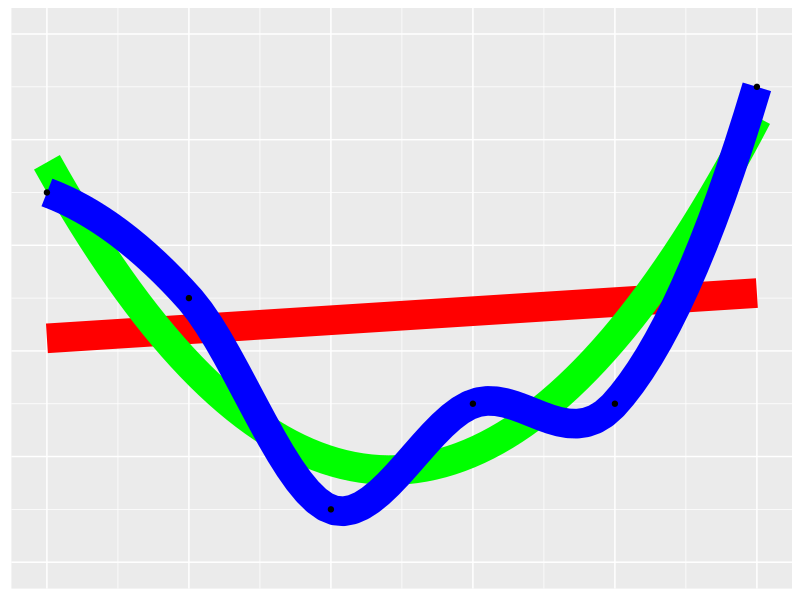
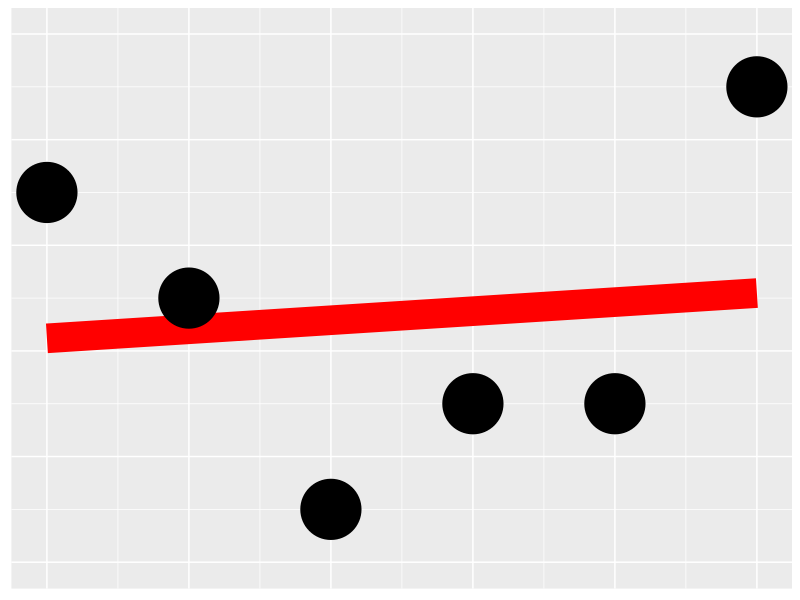
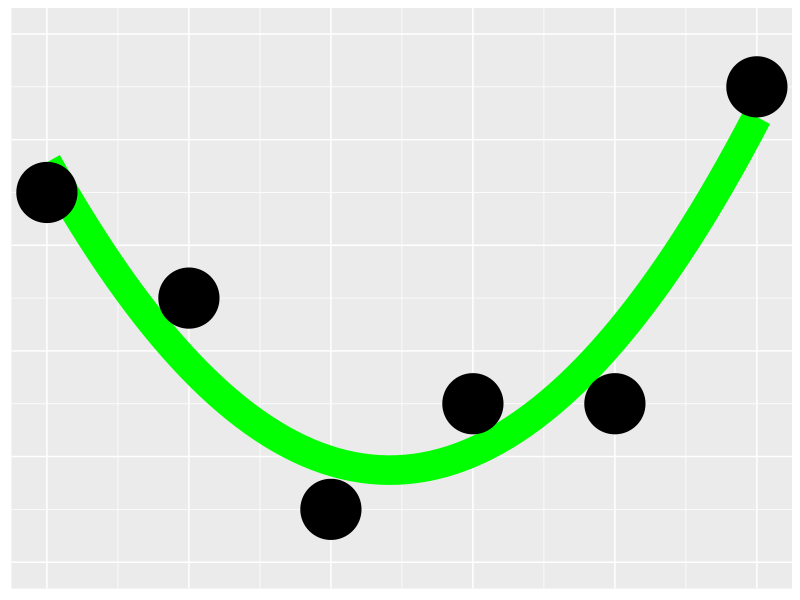
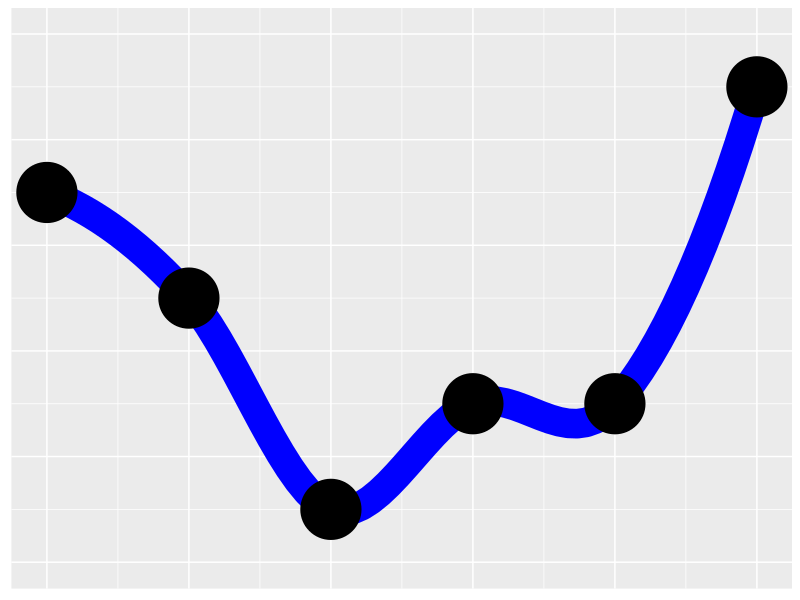

The R source for these figures, in order:
calc_y <- function(x) {
  x <- x - 3
  y <- (x * x) + x + 2
  y
}

t <- tibble::tibble(
  x = seq(0, 5),
  y = NA,
)
t$y <- calc_y(t$x)
t$y <- t$y + rep(c(-1, 1), 3)

# Shared elements of all plots
p <- ggplot2::ggplot(t, ggplot2::aes(x = x, y = y)) +
  ggplot2::scale_y_continuous(limits = c(0, 10), breaks = seq(0, 10, by = 2)) +
  ggplot2::theme(
    text = ggplot2::element_text(size = 24),
    axis.title.y = ggplot2::element_blank(),
    axis.text.y = ggplot2::element_blank(),
    axis.ticks.y = ggplot2::element_blank(),
    axis.title.x = ggplot2::element_blank(),
    axis.text.x = ggplot2::element_blank(),
    axis.ticks.x = ggplot2::element_blank()
  )

# Show all
p + ggplot2::geom_smooth(method = "lm", color = "red", se = FALSE, size = 10) +
  ggplot2::geom_smooth(method = "lm", formula = y ~ x + I(x^2), color = "green", se = FALSE, size = 10) +
  ggplot2::geom_smooth(method = "loess", color = "blue", se = FALSE, size = 10) +
  ggplot2::geom_point()

# Underfit
p + ggplot2::geom_smooth(method = "lm", color = "red", se = FALSE, size = 10) +
  ggplot2::geom_point(size = 20)
ggplot2::ggsave("~/underfitting.png", width = 4, height = 4)

# Correct fit
p + ggplot2::geom_smooth(method = "lm", formula = y ~ x + I(x^2), color = "green", se = FALSE, size = 10) +
  ggplot2::geom_point(size = 20)
ggplot2::ggsave("~/correct_fit.png", width = 4, height = 4)

# Overfit
p + ggplot2::geom_smooth(method = "loess", color = "blue", se = FALSE, size = 10) +
  ggplot2::geom_point(size = 20)
ggplot2::ggsave("~/overfitting.png", width = 4, height = 4)
